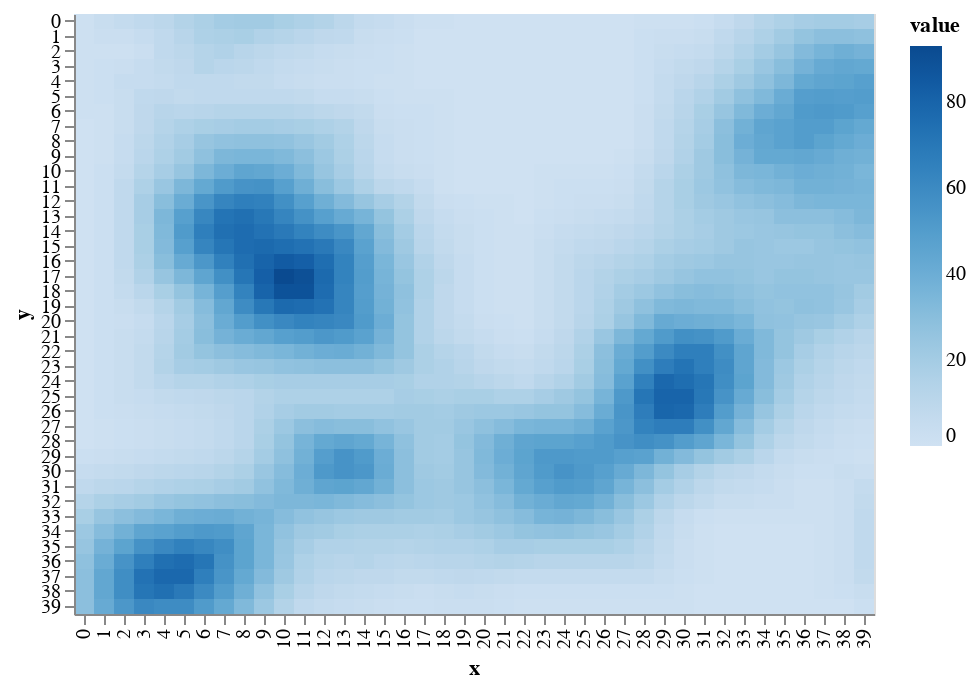

Here is the notebook cell this chart was saved with:
### Code cell
draw.drawRainFall(world.grid_rainfall)

### Figure 1 — Vega-Lite specification as saved in the notebook (floating-point values rounded to 4 significant figures; data arrays with more than 128 entries replaced by an {"elided": "..."} marker saying what was removed)
{"$schema": "https://vega.github.io/schema/vega-lite/v2.6.0.json", "config": {"view": {"height": 300, "width": 400}}, "data": {"name": "data-8be9c78bbb9f5840a4523651357528cd"}, "datasets": {"data-8be9c78bbb9f5840a4523651357528cd": {"elided": "1600 records"}}, "encoding": {"color": {"field": "value", "scale": {"scheme": "blues"}, "type": "quantitative"}, "x": {"field": "x", "type": "ordinal"}, "y": {"field": "y", "type": "ordinal"}}, "mark": "rect"}
